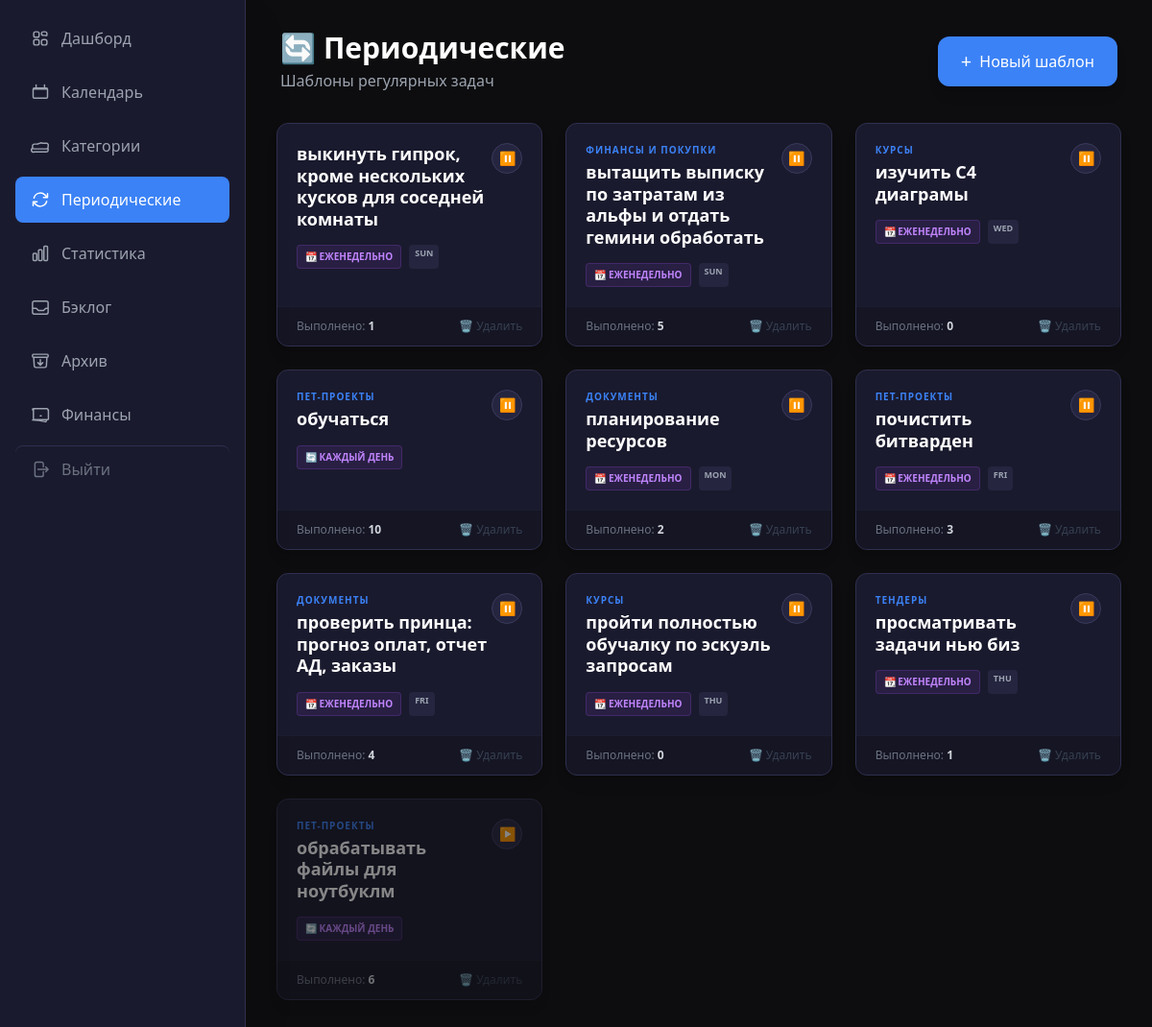
Page /recurring on the earlier database version.
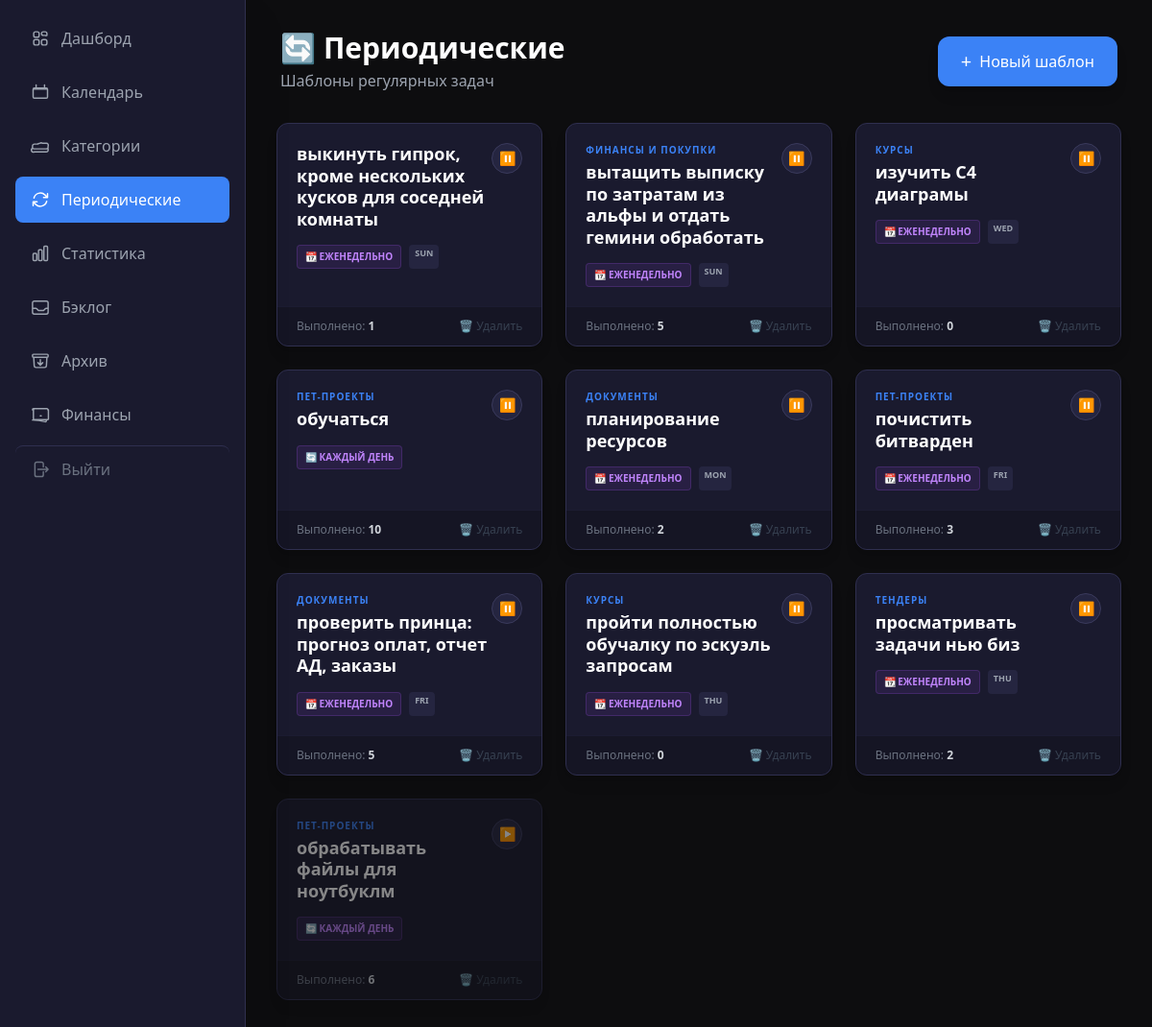
Same page on the later database version.
### app/models/recurring.py (models this page shows)
class RecurringTask(Base):
    __tablename__ = "recurring_tasks"
    id = Column(Integer, primary_key=True, index=True)
    title = Column(String(500), nullable=False)
    description = Column(String, default="")
    category_id = Column(Integer, ForeignKey("categories.id"), nullable=True)
    priority = Column(String(20), default="средний")
    recurrence_type = Column(String(20), nullable=False)  # daily/weekly/monthly/custom
    recurrence_days = Column(JSON, nullable=True)  # ["mon", "wed", "fri"]
    recurrence_interval = Column(Integer, default=1)  # для custom
    start_date = Column(Date, nullable=False)
    end_date = Column(Date, nullable=True)
    time_of_day = Column(Time, nullable=True)
    is_active = Column(Boolean, default=True, index=True)
    completed_count = Column(Integer, default=0)
    missed_count = Column(Integer, default=0)
    created_at = Column(DateTime(timezone=True), server_default=func.now())
    category = relationship("Category")
    completions = relationship(
        "RecurringCompletion",
        back_populates="recurring_task",
        cascade="all, delete-orphan",
    )

### app/models/category.py (models this page shows)
class Category(Base):
    __tablename__ = "categories"
    id = Column(Integer, primary_key=True, index=True)
    name = Column(String(100), nullable=False, index=True)
    is_global = Column(Boolean, default=False, index=True)
    parent_id = Column(Integer, ForeignKey("categories.id"), nullable=True)
    type = Column(String(20), default="task", index=True)  # task / finance
    created_at = Column(DateTime(timezone=True), server_default=func.now())
    children = relationship("Category", backref="parent", remote_side=[id], lazy="select")
    tasks = relationship("Task", back_populates="category", lazy="select")

### app/web/routes/recurring.py (the view)
@router.get("/recurring", response_class=HTMLResponse)
async def recurring_page(request: Request):
    async with async_session() as db:
        result = await db.execute(
            select(RecurringTask)
            .options(selectinload(RecurringTask.category))
            .order_by(RecurringTask.is_active.desc(), RecurringTask.title)
        )
        recurring_tasks = result.scalars().all()
        cats_result = await db.execute(
            select(Category).order_by(Category.is_global.desc(), Category.name)
        )
        categories = cats_result.scalars().all()
    flash = request.query_params.get("flash")
    flash_title = request.query_params.get("title", "")
    return templates.TemplateResponse(request, "recurring.html", {
        "request": request,
        "recurring_tasks": recurring_tasks,
        "categories": categories,
        "today": date.today().isoformat(),
        "flash": flash,
        "flash_title": flash_title,
        "show_create_form": flash in ("duplicate", "empty_title"),
    })

### app/web/templates/recurring.html (shortened to what this page needs)
{% extends "base.html" %}
{% block extra_head %}
<link rel="stylesheet" href="https://cdn.jsdelivr.net/npm/flatpickr/dist/flatpickr.min.css">
<link rel="stylesheet" href="https://cdn.jsdelivr.net/npm/flatpickr/dist/themes/dark.css">
{% endblock %}
{% block content %}
<div class="max-w-6xl mx-auto" x-data="{
    showCreate: {{ 'true' if show_create_form else 'false' }},
    initFlatpickr() {
        flatpickr('.datepicker', {
            locale: 'ru',
            dateFormat: 'Y-m-d',
            defaultDate: 'today',
            disableMobile: 'true'
        });
    }
}" x-init="$watch('showCreate', value => { if(value) { $nextTick(() => initFlatpickr()) } })">
    <div class="flex flex-col sm:flex-row sm:items-center justify-between mb-8 gap-4 px-1">
        <div>
            <h1 class="text-2xl lg:text-3xl font-bold text-white flex items-center gap-2">
                <span>🔄</span> Периодические
            </h1>
            <p class="text-gray-400 mt-1 text-sm lg:text-base">Шаблоны регулярных задач</p>
        </div>
        <button @click="showCreate = !showCreate" type="button"
                class="w-full sm:w-auto px-6 py-3 bg-accent hover:bg-blue-600 text-white font-medium rounded-xl transition-all shadow-lg flex items-center justify-center gap-2 active:scale-95">
            <span x-show="!showCreate" class="flex items-center gap-2">
                <span class="text-xl">+</span>
                <span>Новый шаблон</span>
            </span>
        </button>
    </div>
    <div class="grid grid-cols-1 md:grid-cols-2 lg:grid-cols-3 gap-6">
        {% for rt in recurring_tasks %}
        <div class="bg-dark-800 rounded-xl border border-dark-600 overflow-hidden flex flex-col shadow-lg hover:border-purple-500/50 transition-all group {{ 'opacity-50' if not rt.is_active else '' }}"
             id="rt-card-{{ rt.id }}">
            <div class="p-5 flex-1">
                <div class="flex justify-between items-start mb-3">
                    <div class="flex flex-col gap-1">
                        {% if rt.category %}
                        <span class="text-[10px] font-bold uppercase tracking-widest text-accent">
                            {{ rt.category.name }}
                        </span>
                        {% endif %}
                        <h3 class="text-lg font-bold text-white leading-tight">{{ rt.title }}</h3>
                    </div>
                    <form hx-post="/api/recurring/{{ rt.id }}/toggle" hx-swap="none" hx-on::after-request="window.location.reload()">
                        <button type="submit"
                                class="w-8 h-8 rounded-full bg-dark-700 flex items-center justify-center border border-dark-500 hover:bg-accent hover:border-accent transition-all text-sm">
                            {{ '⏸' if rt.is_active else '▶️' }}
                        </button>
                    </form>
                </div>
                <div class="flex flex-wrap gap-2 mt-4">
                    <div class="px-2 py-1 bg-purple-500/10 border border-purple-500/20 rounded text-[10px] text-purple-400 font-bold uppercase">
                        {% if rt.recurrence_type == 'daily' %}
                            🔄 Каждый день
                        {% elif rt.recurrence_type == 'monthly' %}
                            🗓 Раз в месяц
                        {% else %}
                            📆 Еженедельно
                        {% endif %}
                    </div>
                    {% if rt.recurrence_type == 'weekly' and rt.recurrence_days %}
                        {% set days = rt.recurrence_days if rt.recurrence_days is iterable and rt.recurrence_days is not string else [] %}
                        <div class="flex gap-1">
                            {% for d in days %}
                                <span class="px-1.5 py-0.5 bg-dark-700 rounded text-[9px] text-gray-400 font-bold uppercase">{{ d }}</span>
                            {% endfor %}
                        </div>
                    {% endif %}
                </div>
            </div>
            <div class="px-5 py-3 bg-dark-900/30 border-t border-dark-700/50 flex justify-between items-center text-xs">
                <span class="text-gray-500">Выполнено: <b class="text-gray-300">{{ rt.completed_count }}</b></span>
                <button hx-delete="/api/recurring/{{ rt.id }}"
                        hx-confirm="Удалить этот шаблон?"
                        hx-on::after-request="window.location.reload()"
                        class="text-gray-700 hover:text-red-500 transition-colors">
                    🗑 Удалить
                </button>
            </div>
        </div>
        {% endfor %}
    </div>
</div>
{% endblock %}

Differences in the rows shown:
changed RecurringTask "проверить принца: прогноз оплат, отчет АД, заказы": completed_count "4" → "5"
changed RecurringTask "просматривать задачи нью биз": completed_count "1" → "2"
